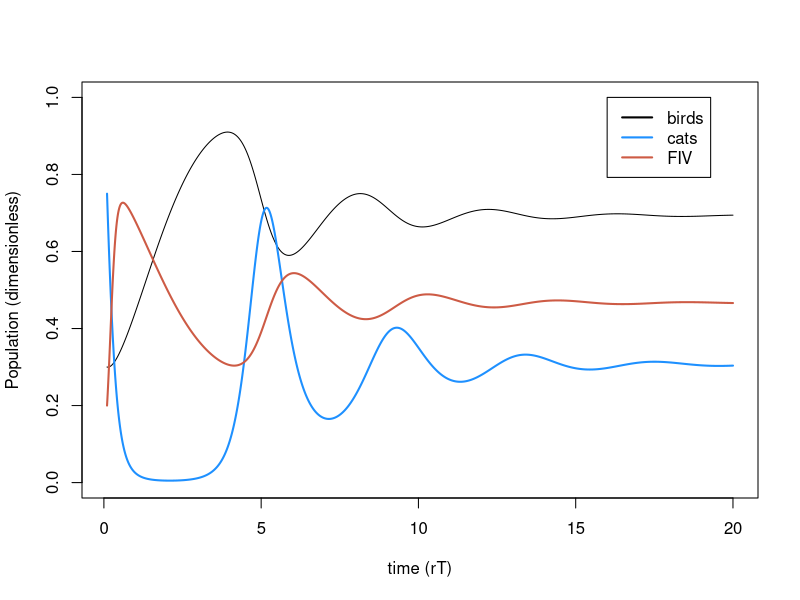
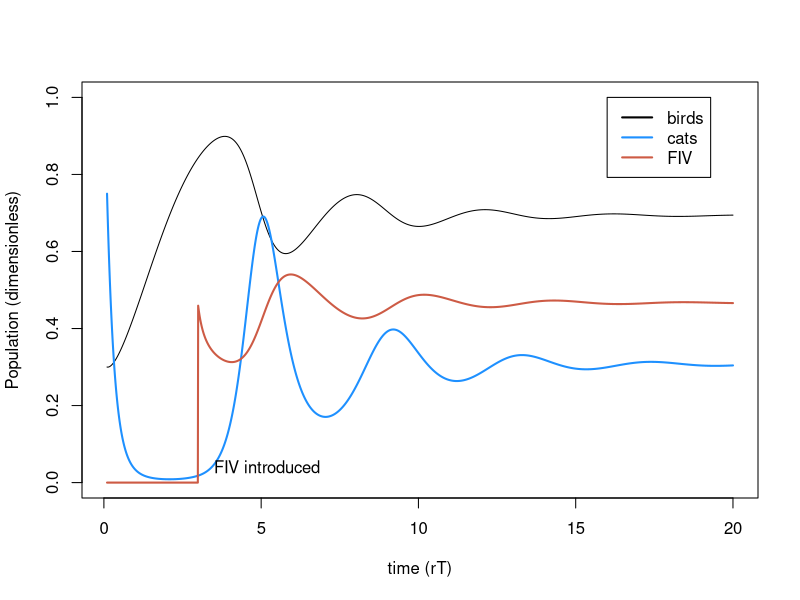
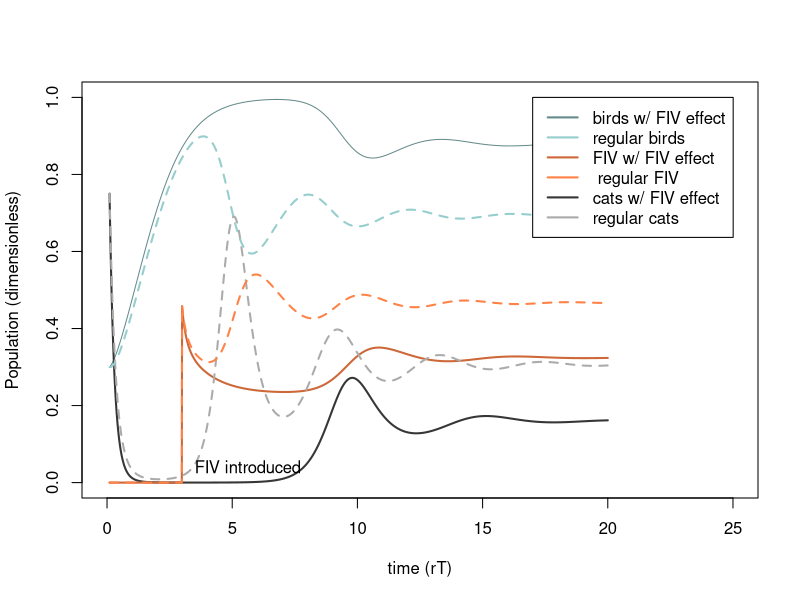
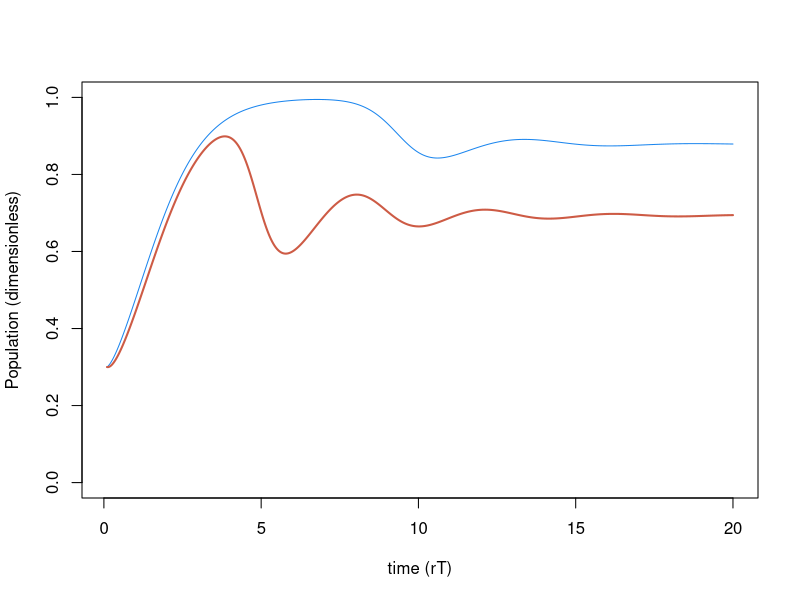
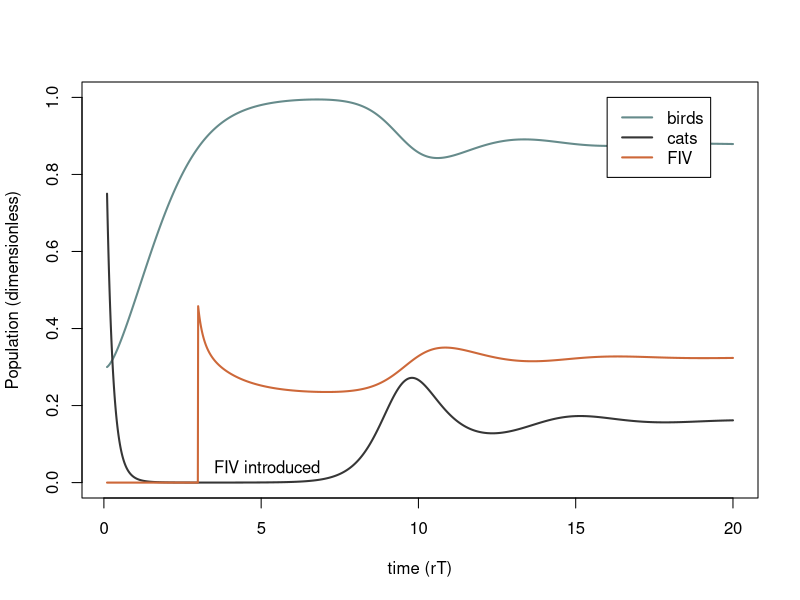
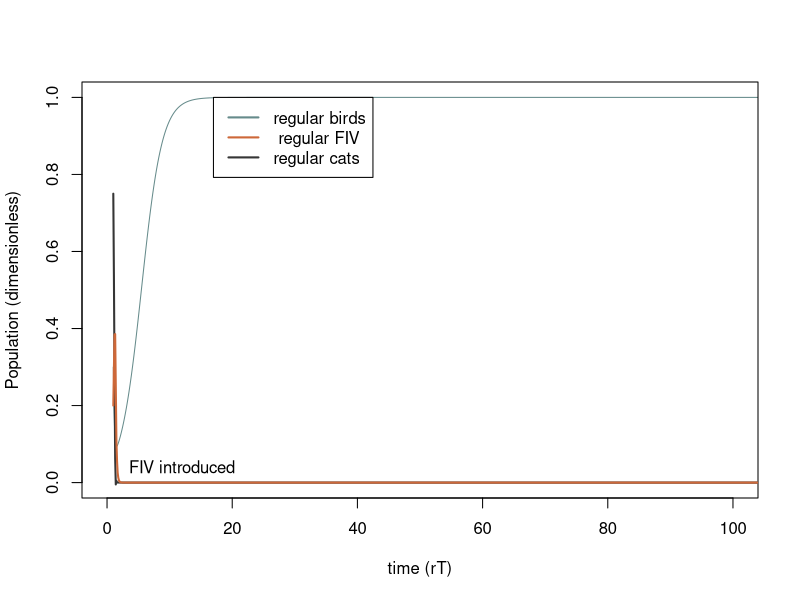
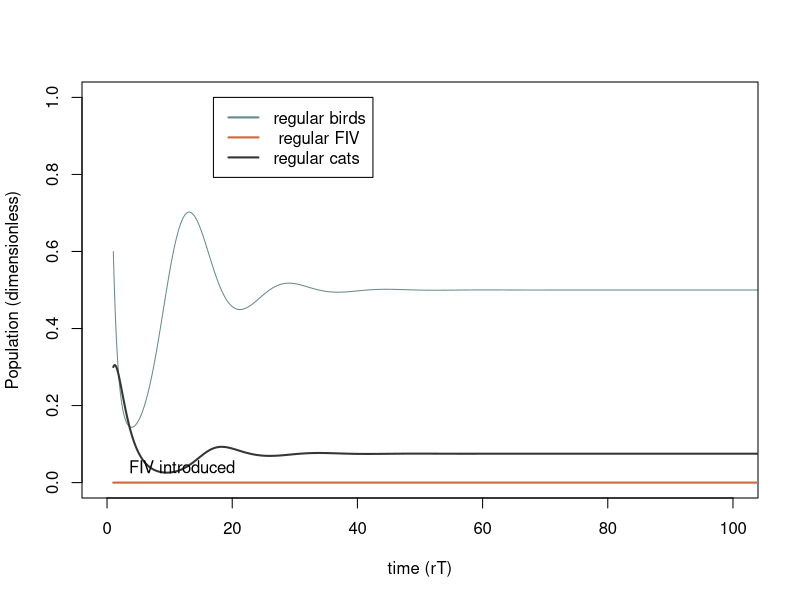

Source code (R) for these figures, in order:
## ---- chunk 1
##Variables
#N.v <- NaN    ## population size for victims (birds)
#N.p <- NaN    ## population size for predators (cats)
t.time.set <- seq(1, 200, length.out= 2000) ## time

##Parameter values##
#K <- NaN            # carrying capacity               (will be estimated from dimensionless parameters)
#u <- NaN            # predation rate                  (will be estimated from dimensionless parameters)
#beta.ma <- NaN      # contact rate for mass action    (will be estimated from dimensionless parameters)    

r.v <- 0.1          # per capita growth rate of birds in the model
a <- 0.03           # trophic conversion efficiency of cats
d.p <- 0.6          # natural per capita death rate of cats
beta.pm <- 1.5      # contact rate for proportionate mixing
delta <- 0.2        # virulence

#core equations
#B <- N.v/K
B.set <-seq(0, 1, length.out=20000)
#C <- N.p*u/r.v
t.set <- r.v*t.time.set

#dimensionless parameters
sigma.pm <- beta.pm/r.v
#sigma.pm.set <- seq(0,25, length.out = 20000)
#sigma.ma <- beta.ma * C/u 
#sigma.ma.set<- seq(0, 250, length.out = 20000)

#e <- alpha*u*K/r.v
e <- 10
#e.set <- seq(0, 25, length.out = 20000)
m <- d.p/r.v
alpha <- delta/r.v

## ---- chunk 2
B.simu1 <- NaN*t.set 
  B.simu1[1] <- .3
C.simu1 <- NaN*t.set
  C.simu1[1] <- .75
I.simu1 <- NaN*t.set
 I.simu1[1] <- 0.2

#for PM
for(i in 2:length(t.set)){
  
  dt <- t.set[i]-t.set[i-1]
  B <- B.simu1[i-1]
  C <- C.simu1[i-1]
  I <- I.simu1[i-1]
  
  dB <- (B*(1-B) -B*C) *dt
  dC <- (e*B*C - m*C - alpha*C*I)*dt
  dI <- (((sigma.pm - alpha)* (1-I) - e*B)*I) *dt
  
  B.simu1[i] <- B + dB
  C.simu1[i] <- C + dC
  I.simu1[i] <- I + dI
}

  
plot(t.set, B.simu1, type= "l", ylim= c(0, 1), ylab="Population (dimensionless)", xlab="time (rT)")  
lines(t.set,C.simu1,lwd=2,col='dodgerblue')
lines(t.set, I.simu1, lwd = 2, col= "coral3")
legend(x=16,y=1, col = c("black","dodgerblue","coral3"), lty=1,lwd=2,legend = c("birds", "cats", "FIV"))

## ---- chunk 3
B.simu2 <- NaN*t.set 
  B.simu2[1] <- .3
C.simu2 <- NaN*t.set
  C.simu2[1] <- .75
I.simu2 <- NaN*t.set
# I.simu2[1] <- 0
## ---- chunk 4
#for PM
for(i in 2:length(t.set)){
  
  	if(t.set[i] < 3){I.simu2[i-1] <- 0 } else { 
  	  if(t.set[i] == 3) {I.simu2[i-1] <- 0.2} else { I<- I.simu2[i-1]}}
	
  dt <- t.set[i]-t.set[i-1]
  B <- B.simu2[i-1]
  C <- C.simu2[i-1]
  #I.simu2[i-1]
  
  dB <- (B*(1-B) -B*C) *dt
  dC <- (e*B*C - m*C - alpha*C*I)*dt
  dI <- (((sigma.pm - alpha)* (1-I) - e*B)*I) *dt
  
  B.simu2[i] <- B + dB
  C.simu2[i] <- C + dC
  I.simu2[i] <- I + dI
}

plot(t.set, B.simu2, type= "l", ylim= c(0, 1), ylab="Population (dimensionless)", xlab="time (rT)")  
lines(t.set,C.simu2,lwd=2,col='dodgerblue')
lines(t.set, I.simu2, lwd = 2, col= "coral3")
legend(x=16,y=1, col = c("black","dodgerblue","coral3"), lty=1,lwd=2,legend = c("birds", "cats", "FIV"))
text(x=3.5, y=0.04, adj=0, label="FIV introduced")
## ---- chunk 5
l <- 0.25 #percent activity of sick cats (lathargy)
#for PM
B.simu3 <- NaN*t.set 
  B.simu3[1] <- .3
C.simu3 <- NaN*t.set
  C.simu3[1] <- .75
I.simu3 <- NaN*t.set
#I.simu3[1] <- 0

for(i in 2:length(t.set)){
  
  	if(t.set[i] < 3){I.simu3[i-1] <- 0 } else { 
  	  if(t.set[i] == 3) {I.simu3[i-1] <- 0.2} else { I<- I.simu3[i-1]}}
	
  dt <- t.set[i]-t.set[i-1]
  B <- B.simu3[i-1]
  C <- C.simu3[i-1]
  #I.simu3[i-1]
  
  dB <- (B*(1-B) -B*C*(1-I) - l*B*I*C ) *dt
  dC <- (e*(B*C*(1-I) + l*B*I*C) - m*C - alpha*C*I)*dt
  dI <- (((sigma.pm - alpha)* (1-I) - e*B)*I) *dt
  
  B.simu3[i] <- B + dB
  C.simu3[i] <- C + dC
  I.simu3[i] <- I + dI
}

plot(t.set, B.simu3, type= "l", ylim= c(0, 1), xlim=c(0, 25), ylab="Population (dimensionless)", xlab="time (rT)", col='paleturquoise4')  
lines(t.set,C.simu3,lwd=2,col='gray21')
lines(t.set, I.simu3, lwd = 2, col= "sienna3")
lines(t.set,C.simu2,lwd=2, lty= 2, col='gray67')
lines(t.set, I.simu2, lwd = 2,lty= 2, col= "sienna1")
lines(t.set,B.simu2,lwd=2,lty= 2, col='paleturquoise3')

legend(x=17,y=1, col = c("paleturquoise4","paleturquoise3","sienna3", "sienna1", "gray21", "gray67"), lty=1,lwd=2,legend = c("birds w/ FIV effect", "regular birds", "FIV w/ FIV effect", " regular FIV", "cats w/ FIV effect", "regular cats"))
text(x=3.5, y=0.04, adj=0, label="FIV introduced")




plot(t.set, B.simu3,type= "l", ylim= c(0, 1), ylab="Population (dimensionless)", xlab="time (rT)", col= 'Dodgerblue2')
lines(t.set, B.simu2, lwd=2, col= 'coral3')



plot(t.set, B.simu3, type= "l", ylim= c(0, 1), lwd=2, ylab="Population (dimensionless)", xlab="time (rT)", col='paleturquoise4')  
lines(t.set,C.simu3,lwd=2,col='gray21')
lines(t.set, I.simu3, lwd = 2, col= "sienna3")

legend(x=16,y=1, col = c("paleturquoise4","gray21","sienna3"), lty=1,lwd=2,legend = c("birds", "cats", "FIV"))
text(x=3.5, y=0.04, adj=0, label="FIV introduced")

## ---- chunk 6

mu <- 4 #not given
a <- 0.3 #trophic conversion
d <- 0.6 #per capita death
beta.pm <- 13 #pm contact rate
gamma <- 4.8 # virulence
K<- 1
r<- 0.6

l <- 0.25 #percent activity of sick cats (lathargy)
#for PM
N.simu4 <- NaN*t.time.set 
  N.simu4[1] <- .3
S.simu4 <- NaN*t.time.set
  S.simu4[1] <- .75
I.simu4 <- NaN*t.time.set
  I.simu4[1] <- .2

for(i in 2:length(t.time.set)){

	
  dt <- t.time.set[i]-t.time.set[i-1]
  N <- N.simu4[i-1]
  S <- S.simu4[i-1]
 I <- I.simu4[i-1]
  P <- S + I
  
  dN <- (r*N*(1-N/K)-mu*N*P) * dt
  dS <- ((a*mu*N*P)-(d*S) - (beta.pm*(S*I/P))) * dt
  dI <- (beta.pm* (S*I/P) - d*I -gamma*I) * dt
  
  N.simu4[i] <- N + dN
  S.simu4[i] <- S + dS
  I.simu4[i] <- I + dI
 }

plot(t.time.set, N.simu4, type= "l", ylim= c(0, 1), xlim=c(0, 100), ylab="Population (dimensionless)", xlab="time (rT)", col='paleturquoise4')  
lines(t.time.set,S.simu4,lwd=2,col='gray21')
lines(t.time.set, I.simu4, lwd = 2, col= "sienna3")


legend(x=17,y=1, col = c("paleturquoise4","sienna3", "gray21" ), lty=1,lwd=2,legend = c( "regular birds",  " regular FIV", "regular cats"))
text(x=3.5, y=0.04, adj=0, label="FIV introduced")





## ---- chunk 7
#trying to do the delayed introduction of FIV


mu <- 4 #not given
a <- 0.3 #trophic conversion
d <- 0.6 #per capita death
beta.pm <- 13 #pm contact rate
gamma <- 4.8 # virulence
K<- 1
r<- 0.6

l <- 0.8 #percent activity of sick cats (lathargy)
#for PM
N.simu5 <- NaN*t.time.set 
  N.simu5[1] <- .6
S.simu5 <- NaN*t.time.set
  S.simu5[1] <- .3
I.simu5 <- NaN*t.time.set
# I.simu5[1] <- .002

for(i in 2:length(t.time.set)){
  
 if(t.time.set[i] < 20){I.simu5[i-1] <- 0 } else { 
  if(t.time.set[i] == 20) {I.simu5[i-1] <- 0.1} else { I<- I.simu5[i-1]}}
	
  dt <- t.time.set[i]-t.time.set[i-1]
  N <- N.simu5[i-1]
  S <- S.simu5[i-1]
 # I <- I.simu5[i-1]
  P <- S + I
  
  dN <- (r*N*(1-N/K)-mu*N*P) * dt
  dS <- ((a*mu*N*P)-(d*S) - (beta.pm*(S*I/P))) * dt
  dI <- (beta.pm* (S*I/P) - d*I -gamma*I) * dt
  
  N.simu5[i] <- N + dN
  S.simu5[i] <- S + dS
  I.simu5[i] <- I + dI
 }

plot(t.time.set, N.simu5, type= "l", ylim= c(0, 1), xlim=c(0, 100), ylab="Population (dimensionless)", xlab="time (rT)", col='paleturquoise4')  
lines(t.time.set,S.simu5,lwd=2,col='gray21')
lines(t.time.set, I.simu5, lwd = 2, col= "sienna3")


legend(x=17,y=1, col = c("paleturquoise4","sienna3", "gray21" ), lty=1,lwd=2,legend = c( "regular birds",  " regular FIV", "regular cats"))
text(x=3.5, y=0.04, adj=0, label="FIV introduced")
